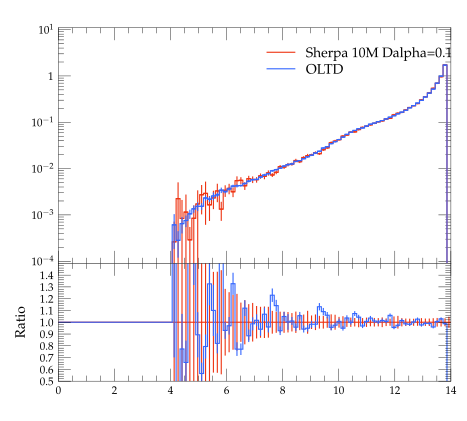

Reproduce this figure in Python.
#! /usr/bin/env python

# This Python script was auto-generated using YODA v2.0.0.
# Analysis object: /evtb/inc_tb_m
# Timestamp: 12-04-2024 (11:12:09)

import matplotlib as mpl
import matplotlib.pyplot as plt
mpl.use('Agg') # comment out for interactive use
import os
import numpy as np

plotDir = os.path.split(os.path.realpath(__file__))[0]
if 'YODA_USER_PLOT_PATH' in globals():
    plot_outdir = globals()['YODA_USER_PLOT_PATH']
else:
    plot_outdir = plotDir

#plot style
plt.style.use(os.path.join(plotDir, '../default.mplstyle'))
# plot metadata
figW, figH = plt.rcParams['figure.figsize']
ax_xLabel = r''
ax_yLabel = r''
ax_title  = r''
ax_xScale = 'linear'
ax_yScale = 'log'
xLims = (0.0, 14.0)
yLims = (9e-05, 11.0)

# TeX-friendly labels for the legend
labels = [ r"Sherpa 10M Dalpha=0.1", r"OLTD" ]

# Create figure and axis objects
fig, (ax, ratio0_ax) = plt.subplots(2, 1, sharex=True,
                  figsize=(figW,figH), gridspec_kw={'height_ratios': (2, 1)})
ratio0_ax.yaxis.set_major_locator(mpl.ticker.MultipleLocator(0.1))
ratio0_ax.set_ylim(0.5, 1.4999)
ratio0_ax.set_ylabel('Ratio')

# LineColor map: curve index -> color
linecolors = {0: '#EE3311', 1: '#3366FF'}
# the numerical data is stored in a separate file
dataf = dict()
prefix = os.path.split(__file__)[0]
if prefix:    prefix = prefix + '/'
exec(open(prefix+'inc_tb_m__data.py').read(), dataf)


legend_handles = [] # keep track of handles for the legend

# style options for curves
# starts at zorder>=5 to draw curve on top of legend
styles = {
  'curve0': {
    'color' : linecolors[0],
    'linestyle' : '-',
    'marker' : 'o',
    'zorder' : 5,
    'histstyle' : True,
  },
  'curve1': {
    'color' : linecolors[1],
    'linestyle' : '-',
    'marker' : 'o',
    'zorder' : 6,
    'histstyle' : True,
  },
}
# curve from input yoda files in main panel
for label in dataf['yvals'].keys():
    if all(np.isnan(v) for v in dataf['yvals'][label]):
        continue
    tmp = None
    if styles[label]['histstyle']: # draw as histogram
        tmp, = ax.plot(dataf['xedges'], dataf['yedges'][label],
                       color=styles[label]['color'],
                       linestyle=styles[label]['linestyle'],
                       drawstyle='steps-pre', solid_joinstyle='miter',
                       zorder=styles[label]['zorder'], label=label)
        ax.errorbar(dataf['xpoints'], dataf['yvals'][label], color=styles[label]['color'],
                    xerr=dataf['xerrs'], yerr=[dataf['ydowns'][label], dataf['yups'][label]],
                    linestyle='none', zorder=styles[label]['zorder'])
    else: # draw as scatter
        tmp = ax.errorbar(dataf['xpoints'], dataf['yvals'][label],
                          xerr=dataf['xerrs'],
                          yerr=[ dataf['ydowns'][label],
                          dataf['yups'][label] ],
                          fmt=styles[label]['marker'],
                          ecolor=styles[label]['color'],
                          color=styles[label]['color'], zorder=2)
        tmp[-1][0].set_linestyle(styles[label]['linestyle'])
    legend_handles += [tmp]
    for varLabel in dataf['variation_yvals'].keys():
        if varLabel.startswith(label):
            tmp, = ax.plot(dataf['xedges'], dataf['variation_yvals'][varLabel],
                           color=styles[label]['color'],
                           linestyle=styles[label]['linestyle'],
                           drawstyle='steps-pre', solid_joinstyle='miter',
                           zorder=styles[label]['zorder'], alpha=0.5)


# plots on ratio panel
# curve from input yoda files in ratio panel
for label, yvals in dataf['ratio0_yvals'].items():
    if all(np.isnan(v) for v in yvals):
        continue
    if styles[label]['histstyle']: # plot as histogram
        ratio0_ax.plot(dataf['xedges'], yvals,
                       color=styles[label]['color'],
                       linestyle=styles[label]['linestyle'],
                       drawstyle='steps-pre', zorder=1,
                       solid_joinstyle='miter')
        ratio0_ax.vlines(dataf['xpoints'],
                         dataf['ratio0_ymin'][label],
                         dataf['ratio0_ymax'][label],
                         color=styles[label]['color'], zorder=1)
    else: # plot as scatter
        tmp = ratio0_ax.errorbar(dataf['xpoints'],
                                 yvals, xerr=dataf['xerrs'],
                                 yerr=dataf['ratio0_yerrs'][label],
                                 fmt=styles[label]['marker'],
                                 ecolor=styles[label]['color'],
                                 color=styles[label]['color'])
        tmp[-1][0].set_linestyle(styles[label]['linestyle'])

    for varlabel in dataf['ratio0_variation_vals'].keys():
        if varlabel.startswith(label):
            ratio0_ax.plot(dataf['xedges'],
                            dataf['ratio0_variation_vals'][varlabel],
                            color=styles[label]['color'],
                            linestyle=styles[label]['linestyle'],
                            drawstyle='steps-pre', solid_joinstyle='miter',
                            zorder=1, alpha=0.5)

legend_pos = (0.5, 0.97)
ax.legend(legend_handles, labels, loc='upper left', bbox_to_anchor=legend_pos)

# set plot metadata as defined above
ratio0_ax.set_xlabel(ax_xLabel)
ratio0_ax.xaxis.set_label_coords(1., -.15)
ax.set_ylabel(ax_yLabel, loc='top')
ax.set_title(ax_title, loc='left')
ax.set_xscale(ax_xScale)
ax.set_yscale(ax_yScale)
ax.set_xlim(xLims)
ax.set_ylim(yLims)

# tick formatting
plt.rcParams['xtick.top'] = True
plt.rcParams['ytick.right'] = True
ax.yaxis.set_major_locator(mpl.ticker.LogLocator(base=10.0, numticks=np.inf))
ax.yaxis.set_minor_locator(mpl.ticker.LogLocator(
                           base=10.0, subs=np.arange(0.1, 1, 0.1), numticks=np.inf))
fig.align_ylabels((ax, ratio0_ax))
plt.savefig(os.path.join(plot_outdir, 'inc_tb_m.pdf'), format='PDF')
plt.savefig(os.path.join(plot_outdir, 'inc_tb_m.png'), format='PNG')

plt.close(fig)
